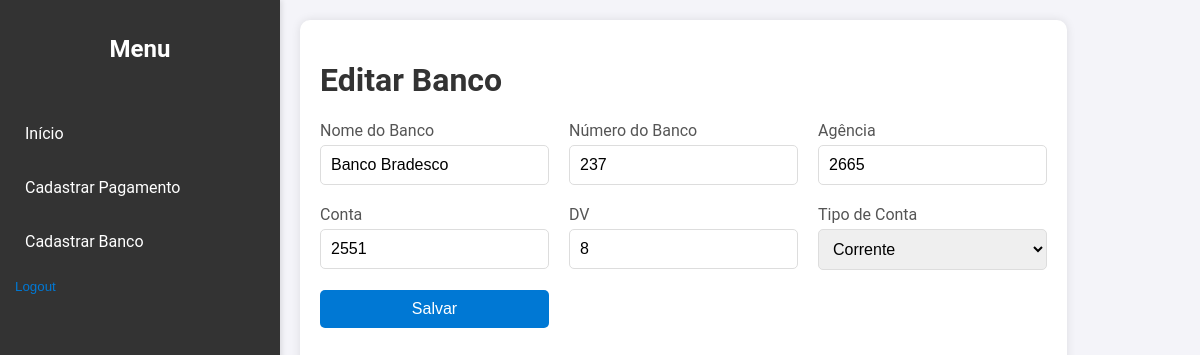
Screenshot of /editar_banco/2 (signed in) with the database file from the repository.
### tables this page shows
CREATE TABLE bancos (
    id INTEGER PRIMARY KEY AUTOINCREMENT,
    nome TEXT NOT NULL,
    numero TEXT NOT NULL,
    agencia TEXT NOT NULL,
    conta TEXT NOT NULL,
    dv TEXT NOT NULL,
    tipo_conta TEXT NOT NULL
);

### routes/banco.py (the view, shortened to what this page needs)
@banco_bp.route('/editar_banco/<int:id>', methods=['GET', 'POST'])
def editar_banco(id):
    if 'user_id' not in session:
        return redirect(url_for('auth.login'))
    conn = sqlite3.connect('./contas_a_pagar/cnt_a_pg.db')
    cursor = conn.cursor()
    cursor.execute('SELECT nome, numero, agencia, conta, dv, tipo_conta FROM bancos WHERE id = ?', (id,))
    banco = cursor.fetchone()
    conn.close()
    return render_template('editar_banco.html', banco=banco, id=id)

### templates/editar_banco.html (shortened to what this page needs)
<!DOCTYPE html>
<html lang="en">
<head>
    <link rel="stylesheet" href="{{ url_for('static', filename='styles_system.css') }}">
    <link rel="stylesheet" href="{{ url_for('static', filename='styles_banco.css') }}">
</head>
<body>
    <div class="sidebar">
        <h2>Menu</h2>
        <ul>
            <li><a href="{{ url_for('auth.home') }}">Início</a></li>
            <li><a href="{{ url_for('pagamento.cadastrar_pagamento') }}">Cadastrar Pagamento</a></li>
            <li><a href="{{ url_for('banco.cadastrar_banco') }}">Cadastrar Banco</a></li>
            <li>
                <form action="{{ url_for('auth.logout') }}" method="post" style="display: inline;">
                    <input type="submit" value="Logout" style="background: none; border: none; color: #0078d4; cursor: pointer; text-align: left; padding: 0;">
                </form>
            </li>
        </ul>
    </div>
    <div class="content">
        <h1>Editar Banco</h1>
        <form id="editarBancoForm" action="{{ url_for('banco.editar_banco', id=id) }}" method="post" class="form-grid">
            <div class="form-group">
                <label for="nome_banco">Nome do Banco</label>
                <input type="text" id="nome_banco" name="nome_banco" value="{{ banco[0] }}" required>
            </div>
            <div class="form-group">
                <label for="numero_banco">Número do Banco</label>
                <input type="text" id="numero_banco" name="numero_banco" value="{{ banco[1] }}" required>
            </div>
            <div class="form-group">
                <label for="agencia">Agência</label>
                <input type="text" id="agencia" name="agencia" value="{{ banco[2] }}" required>
            </div>
            <div class="form-group">
                <label for="conta">Conta</label>
                <input type="text" id="conta" name="conta" value="{{ banco[3] }}" required>
            </div>
            <div class="form-group">
                <label for="dv">DV</label>
                <input type="text" id="dv" name="dv" value="{{ banco[4] }}" required>
            </div>
            <div class="form-group">
                <label for="tipo_conta">Tipo de Conta</label>
                <select id="tipo_conta" name="tipo_conta" required>
                    <option value="corrente" {% if banco[5] == 'corrente' %}selected{% endif %}>Corrente</option>
                </select>
            </div>
            <div class="form-group">
                <input type="submit" value="Salvar">
            </div>
        </form>
    </div>
</body>
</html>

### static/styles_system.css (style rules this page uses)
body { margin: 0; font-family: 'Roboto', sans-serif; background: #f4f4f9; color: #333; display: flex; height: 100vh; }
.sidebar { background: #333; color: #fff; padding: 15px; width: 250px; box-shadow: 2px 0 5px rgba(0, 0, 0, 0.1); display: flex; flex-direction: column; }
.sidebar h2 { text-align: center; margin-bottom: 20px; }
.sidebar ul { list-style: none; padding: 0; flex-grow: 1; }
.sidebar ul li { margin: 15px 0; }
.sidebar ul li a { color: #fff; text-decoration: none; display: block; padding: 10px; border-radius: 5px; transition: background 0.3s; }
.content { background: #fff; border-radius: 10px; box-shadow: 0 0 10px rgba(0, 0, 0, 0.1); margin: 20px; padding: 20px; max-width: 80%; }
.form-grid { display: grid; grid-template-columns: repeat(auto-fit, minmax(200px, 1fr)); gap: 20px; }

### static/styles_banco.css (style rules this page uses)
.form-grid { display: grid; grid-template-columns: repeat(3, 1fr); gap: 20px; }
.form-group { display: flex; flex-direction: column; }
.form-group label { margin-bottom: 5px; font-size: 1rem; color: #555; }
.form-group input[type="text"], .form-group input[type="number"], .form-group input[type="date"], .form-group select { padding: 10px; border: 1px solid #ddd; border-radius: 5px; font-size: 1rem; }
.form-group input[type="submit"] { background: #0078d4; color: #fff; border: none; padding: 10px; border-radius: 5px; cursor: pointer; font-size: 1rem; transition: background 0.3s; grid-column: span 3; }

### rows the page displays
bancos: nome_banco "Banco Bradesco", numero_banco "237", agencia "2665", conta "2551", dv "8", tipo_conta "Corrente"
